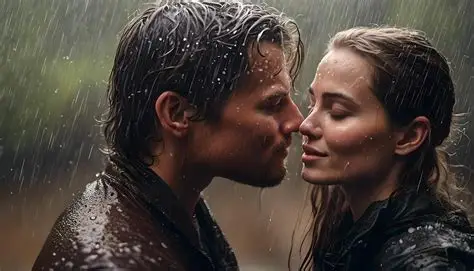
#> input picture input/sample.jpg, 474 x 271 px
$ python main.py   (older library calls are emulated)
#> lines starting #> are read from the running program, lines starting #| are printed output that depends on the picture; after the words box and inside, x2 and y2 are one past the last pixel; in counts of white or black regions, pixels touching at a corner belong together
#> in main, img_bgr is the input picture: shape (271, 474, 3); mean B, G, R 57.9, 64.9, 74.7
import os
import cv2
import numpy as np
import matplotlib.pyplot as plt
from skimage.metrics import peak_signal_noise_ratio as psnr
from skimage.metrics import structural_similarity as ssim

def add_gaussian_noise(image, mean=0, sigma=25):
#> called with mean = 0, sigma = 20
    noise = np.random.normal(mean, sigma, image.shape).astype(np.float32)
    noisy = image.astype(np.float32) + noise
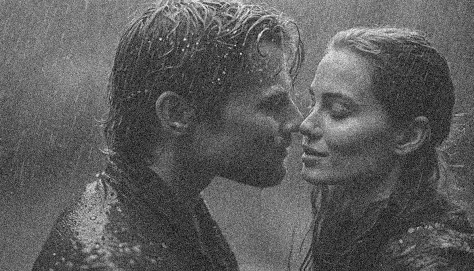
#> noisy: shape (271, 474) float32; min -67.52, max 301.4, mean 67.1; drawn with min black and max white
    noisy = np.clip(noisy, 0, 255).astype(np.uint8)
    return noisy

def apply_filters(gray_img):
    gaussian = cv2.GaussianBlur(gray_img, (5, 5), 0)
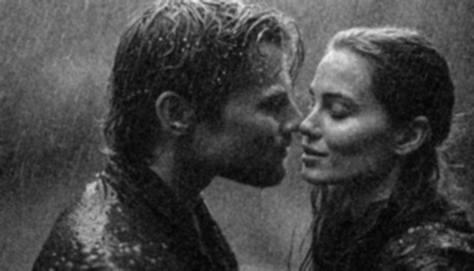
#> gaussian: shape (271, 474); min 3, max 238, mean 67.2
    median = cv2.medianBlur(gray_img, 5)
    bilateral = cv2.bilateralFilter(gray_img, 9, 75, 75)
    return gaussian, median, bilateral

def edge_maps(gray_img):
    sobelx = cv2.Sobel(gray_img, cv2.CV_64F, 1, 0, ksize=3)
    sobely = cv2.Sobel(gray_img, cv2.CV_64F, 0, 1, ksize=3)
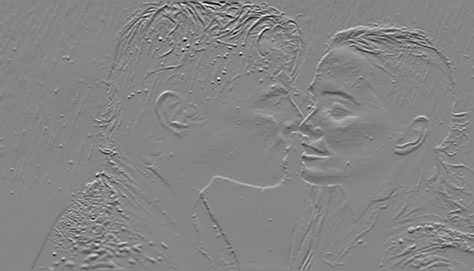
#> sobely: shape (271, 474) float64; min -792, max 725, mean -2.6; drawn with min black and max white
    sobel = cv2.magnitude(sobelx, sobely)
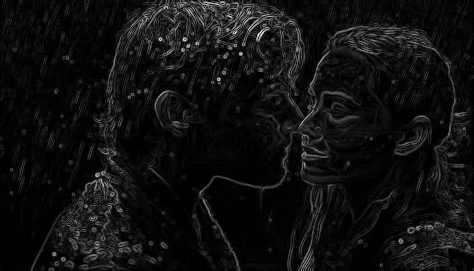
#> sobel: shape (271, 474) float64; min 0, max 957.9, mean 62.7; drawn with min black and max white
    sobel = np.uint8(np.clip(sobel, 0, 255))
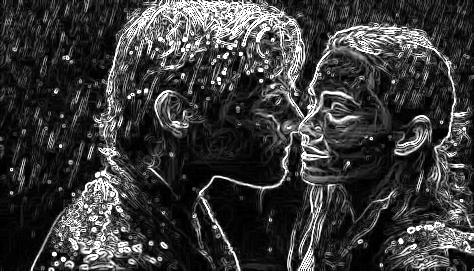
#> sobel: shape (271, 474); min 0, max 255, mean 58.1
    canny = cv2.Canny(gray_img, 100, 200)
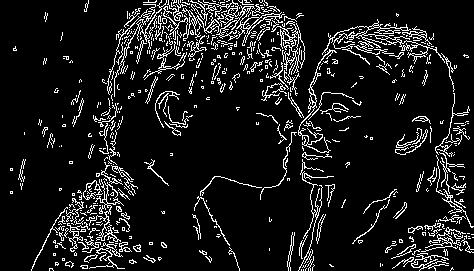
#> canny: shape (271, 474); 10% white in thin lines or dots
    return sobel, canny

def segment_otsu(gray_img):
    _, thresh = cv2.threshold(gray_img, 0, 255, cv2.THRESH_BINARY + cv2.THRESH_OTSU)
#> thresh: shape (271, 474); 42.4% white; 373 white regions (331 under 20 px), largest, box (x1, y1, x2, y2) and area: (0, 0, 474, 271) 44568, (0, 162, 131, 271) 5449, (228, 103, 283, 143) 618
    return thresh

def morphology(binary_img):
    kernel = np.ones((3, 3), np.uint8)
    opening = cv2.morphologyEx(binary_img, cv2.MORPH_OPEN, kernel)
#> opening: shape (271, 474); 38.4% white; 81 white regions (48 under 20 px), largest, box (x1, y1, x2, y2) and area: (0, 0, 474, 271) 42031, (0, 178, 82, 271) 2468, (72, 176, 124, 271) 2292
    closing = cv2.morphologyEx(binary_img, cv2.MORPH_CLOSE, kernel)
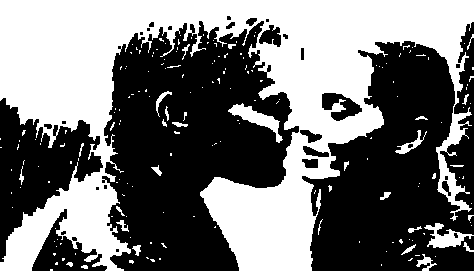
#> closing: shape (271, 474); 45.5% white; 187 white regions (158 under 20 px), largest, box (x1, y1, x2, y2) and area: (0, 0, 474, 271) 55362, (228, 103, 283, 143) 648, (424, 223, 474, 248) 545
    return opening, closing

def compute_metrics(reference, test):
    return psnr(reference, test, data_range=255), ssim(reference, test, data_range=255)

def save_image(path, image):
    cv2.imwrite(path, image)

def main():
    input_path = "input/sample.jpg"
    output_dir = "output"
    os.makedirs(output_dir, exist_ok=True)

    img_bgr = cv2.imread(input_path)
    if img_bgr is None:
        raise FileNotFoundError(f"Image not found at {input_path}")

    img_rgb = cv2.cvtColor(img_bgr, cv2.COLOR_BGR2RGB)
    gray = cv2.cvtColor(img_bgr, cv2.COLOR_BGR2GRAY)

    noisy = add_gaussian_noise(gray, sigma=20)
    gaussian, median, bilateral = apply_filters(noisy)
    sobel, canny = edge_maps(gray)
    otsu = segment_otsu(gray)
    opening, closing = morphology(otsu)

    p_gaussian, s_gaussian = compute_metrics(gray, gaussian)
#> p_gaussian = 26.76; s_gaussian = 0.725
    p_median, s_median = compute_metrics(gray, median)
#> p_median = 24.95; s_median = 0.632
    p_bilateral, s_bilateral = compute_metrics(gray, bilateral)
#> p_bilateral = 26.28; s_bilateral = 0.704

    print("Gaussian Filter -> PSNR:", round(p_gaussian, 3), "SSIM:", round(s_gaussian, 3))
#| Gaussian Filter -> PSNR: 26.759 SSIM: 0.725
    print("Median Filter   -> PSNR:", round(p_median, 3), "SSIM:", round(s_median, 3))
#| Median Filter   -> PSNR: 24.946 SSIM: 0.632
    print("Bilateral Filter-> PSNR:", round(p_bilateral, 3), "SSIM:", round(s_bilateral, 3))
#| Bilateral Filter-> PSNR: 26.28 SSIM: 0.704

    save_image(os.path.join(output_dir, "original_gray.png"), gray)
    save_image(os.path.join(output_dir, "noisy.png"), noisy)
    save_image(os.path.join(output_dir, "gaussian.png"), gaussian)
    save_image(os.path.join(output_dir, "median.png"), median)
    save_image(os.path.join(output_dir, "bilateral.png"), bilateral)
    save_image(os.path.join(output_dir, "sobel.png"), sobel)
    save_image(os.path.join(output_dir, "canny.png"), canny)
    save_image(os.path.join(output_dir, "otsu.png"), otsu)
    save_image(os.path.join(output_dir, "opening.png"), opening)
    save_image(os.path.join(output_dir, "closing.png"), closing)

    fig, axes = plt.subplots(3, 3, figsize=(14, 14))

    axes[0, 0].imshow(gray, cmap='gray')
    axes[0, 0].set_title("Original Gray")
    axes[0, 0].axis("off")

    axes[0, 1].imshow(noisy, cmap='gray')
    axes[0, 1].set_title("Noisy Image")
    axes[0, 1].axis("off")

    axes[0, 2].imshow(gaussian, cmap='gray')
    axes[0, 2].set_title("Gaussian Filter")
    axes[0, 2].axis("off")

    axes[1, 0].imshow(median, cmap='gray')
    axes[1, 0].set_title("Median Filter")
    axes[1, 0].axis("off")

    axes[1, 1].imshow(bilateral, cmap='gray')
    axes[1, 1].set_title("Bilateral Filter")
    axes[1, 1].axis("off")

    axes[1, 2].imshow(sobel, cmap='gray')
    axes[1, 2].set_title("Sobel Edge")
    axes[1, 2].axis("off")

    axes[2, 0].imshow(canny, cmap='gray')
    axes[2, 0].set_title("Canny Edge")
    axes[2, 0].axis("off")

    axes[2, 1].imshow(otsu, cmap='gray')
    axes[2, 1].set_title("Otsu Segmentation")
    axes[2, 1].axis("off")

    axes[2, 2].imshow(closing, cmap='gray')
    axes[2, 2].set_title("Morphology Closing")
    axes[2, 2].axis("off")

    plt.tight_layout()
    plt.savefig(os.path.join(output_dir, "all_results.png"))
    plt.show()

if __name__ == "__main__":
    main()
